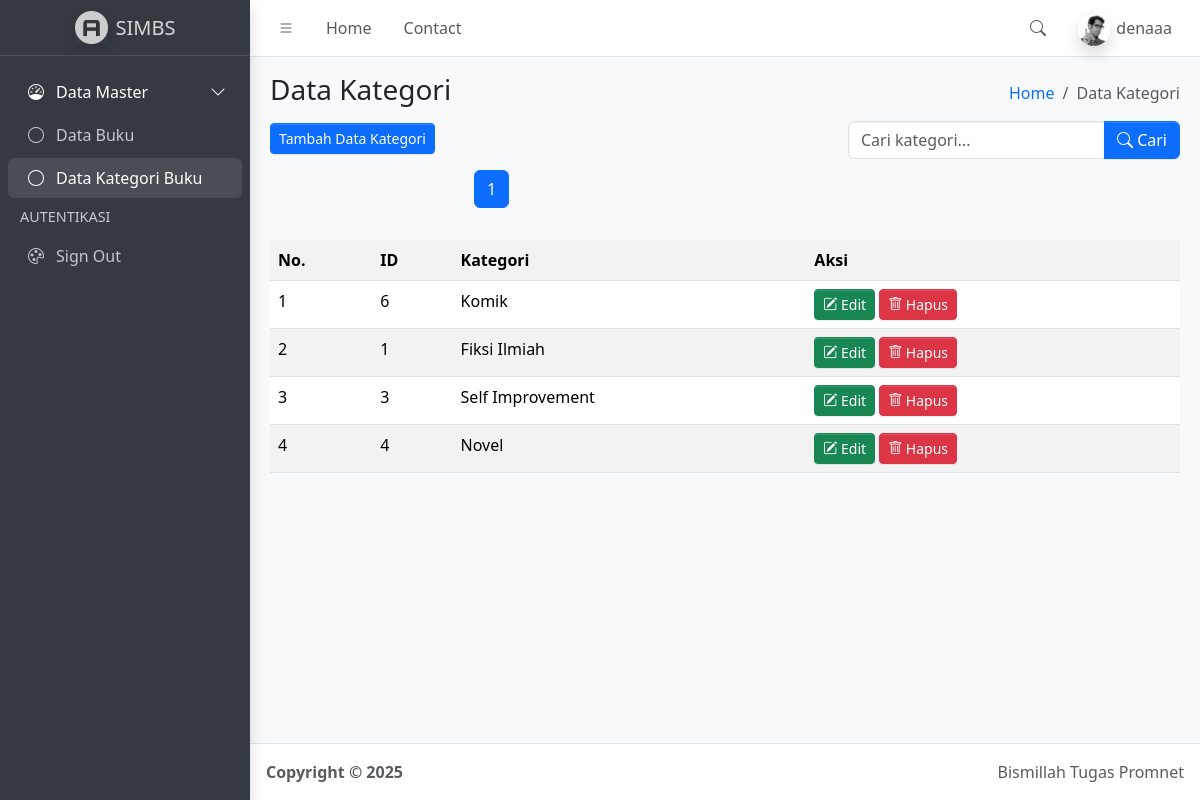
The app's page /kategori.php (signed in) with its own data.
### tables this page shows
CREATE TABLE `kategori` (
  `id` int(50) NOT NULL,
  `kategori` varchar(100) NOT NULL,
  `tanggal_input` timestamp NOT NULL DEFAULT current_timestamp()
);

### function.php (called while the page is built, shortened)
<?php
$conn = mysqli_connect("localhost", "root", "", "SIMBS");
function query($query)
{
    global $conn;
    $result = mysqli_query($conn, $query);
    $rows = [];
    while ($row = mysqli_fetch_assoc($result)) {
        $rows[] = $row;
    }
    return $rows;
}
?>

### kategori.php (the view, shortened to what this page needs)
<?php
require("function.php");
$jumlahDataPerHalaman = 5;
$halamanAktif = (isset($_GET["halaman"])) ? $_GET["halaman"] : 1;
$awalData = ($jumlahDataPerHalaman * $halamanAktif) - $jumlahDataPerHalaman;
if (isset($_GET['keyword']) && !empty($_GET['keyword'])) {
  $keyword = $_GET['keyword'];
  $queryStr = "SELECT * FROM kategori
                    WHERE
                    (kategori LIKE '%$keyword%' OR id LIKE '%$keyword%')
                    ORDER BY tanggal_input DESC";
  $kategori_all = query($queryStr);
  $jumlahData = count($kategori_all);
  $kategori = query($queryStr . " LIMIT $awalData, $jumlahDataPerHalaman");
} else {
  $jumlahData = count(query("SELECT * FROM kategori"));
  $kategori = query("SELECT * FROM kategori ORDER BY tanggal_input DESC LIMIT $awalData, $jumlahDataPerHalaman");
}
$jumlahHalaman = ceil($jumlahData / $jumlahDataPerHalaman);
?>
<!doctype html>
<html lang="en">
<head>
  <link rel="stylesheet" href="https://cdn.jsdelivr.net/npm/@fontsource/source-sans-3@5.0.12/index.css"
 media="print"
    onload="this.media='all'" />
  <link rel="stylesheet" href="https://cdn.jsdelivr.net/npm/overlayscrollbars@2.11.0/styles/overlayscrollbars.min.css"
 />
  <link rel="stylesheet" href="https://cdn.jsdelivr.net/npm/bootstrap-icons@1.13.1/font/bootstrap-icons.min.css"
 />
  <link rel="stylesheet" href="dist/css/adminlte.min.css" />
  <link rel="stylesheet" href="https://cdn.jsdelivr.net/npm/apexcharts@3.37.1/dist/apexcharts.css"
 />
  <link rel="stylesheet" href="https://cdn.jsdelivr.net/npm/jsvectormap@1.5.3/dist/css/jsvectormap.min.css"
 />
</head>
<body class="layout-fixed sidebar-expand-lg bg-body-tertiary">
  <div class="app-wrapper">
    <nav class="app-header navbar navbar-expand bg-body">
      <div class="container-fluid">
        <ul class="navbar-nav">
          <li class="nav-item">
            <a class="nav-link" data-lte-toggle="sidebar" href="#" role="button">
              <i class="bi bi-list"></i>
            </a>
          </li>
          <li class="nav-item d-none d-md-block">
            <a href="#" class="nav-link">Home</a>
          </li>
          <li class="nav-item d-none d-md-block">
            <a href="#" class="nav-link">Contact</a>
          </li>
        </ul>
        <ul class="navbar-nav ms-auto">
          <li class="nav-item">
            <a class="nav-link" data-widget="navbar-search" href="#" role="button">
              <i class="bi bi-search"></i>
            </a>
          </li>
          <li class="nav-item dropdown user-menu">
            <a href="#" class="nav-link dropdown-toggle" data-bs-toggle="dropdown">
              <img src="dist/assets/img/user2-160x160.jpg" class="user-image rounded-circle shadow" alt="User Image" />
              <span class="d-none d-md-inline"><?= $_SESSION['username']; ?>
              </span>
            </a>
          </li>
        </ul>
      </div>
    </nav>
    <aside class="app-sidebar bg-body-secondary shadow" data-bs-theme="dark">
      <div class="sidebar-brand">
        <a href="index.php" class="brand-link">
          <img src="dist/assets/img/AdminLTELogo.png" alt="AdminLTE Logo" class="brand-image opacity-75 shadow" />
          <span class="brand-text fw-light"> SIMBS</span>
        </a>
      </div>
      <div class="sidebar-wrapper">
        <nav class="mt-2">
          <ul class="nav sidebar-menu flex-column" data-lte-toggle="treeview" role="navigation"
            aria-label="Main navigation" data-accordion="false" id="navigation">
            <li class="nav-item menu-open">
              <a href="#" class="nav-link active">
                <i class="nav-icon bi bi-speedometer"></i>
                <p>
                  Data Master
                </p>
              </a>
              <ul class="nav nav-treeview">
                <li class="nav-item">
                  <a href="index.php" class="nav-link">
                    <i class="nav-icon bi bi-circle"></i>
                    <p>Data Buku </p>
                  </a>
                </li>
                <li class="nav-item">
                  <a href="kategori.php" class="nav-link active">
                    <i class="nav-icon bi bi-circle"></i>
                    <p>Data Kategori Buku</p>
                  </a>
                </li>
              </ul>
            </li>
            <li class="nav-header">AUTENTIKASI</li>
            <li class="nav-item">
              <a href="logout.php" class="nav-link">
                <i class="nav-icon bi bi-palette"></i>
                <p>Sign Out</p>
              </a>
            </li>
          </ul>
        </nav>
      </div>
    </aside>
    <main class="app-main">
      <div class="app-content-header">
        <div class="container-fluid">
          <div class="row">
            <div class="col-sm-6">
              <h3 class="mb-3">Data Kategori</h3>
              <a href="tambah_kategori.php">
                <button class="btn-sm btn btn-primary">Tambah Data Kategori</button>
              </a>
              <nav aria-label="Page navigation example">
                <nav class="d-flex justify-content-center mt-3">
                  <ul class="pagination">
                    <?php for ($i = 1; $i <= $jumlahHalaman; $i++): ?>
                        <?php if ($i == $halamanAktif): ?>
                            <li class="page-item active">
                              <a class="page-link" href="?halaman=<?= $i; ?>"><?= $i; ?></a>
                            </li>
                        <?php else: ?>
                            <li class="page-item">
                              <a class="page-link" href="?halaman=<?= $i; ?>"><?= $i; ?></a>
                            </li>
                        <?php endif; ?>
                    <?php endfor; ?>
                  </ul>
                </nav>
            </div>
            <div class="col-sm-6 d-flex flex-column align-items-end">
              <ol class="breadcrumb">
                <li class="breadcrumb-item"><a href="#">Home</a></li>
                <li class="breadcrumb-item active" aria-current="page">Data Kategori</li>
              </ol>
              <form class="mt-2" method="GET">
                <div class="input-group">
                  <input type="text" class="form-control" name="keyword" placeholder="Cari kategori...">
                  <button class="btn btn-primary" type="submit">
                    <i class="bi bi-search"></i> Cari
                  </button>
                </div>
              </form>
            </div>
          </div>
        </div>
      </div>
      <div class="app-content">
        <div class="container-fluid">
          <div class="row">
            <div class="col">
              <table class="table table-striped table-hover">
                <tr>
                  <th>No.</th>
                  <th>ID</th>
                  <th>Kategori</th>
                  <th>Aksi</th>
                </tr>
                <?php $no = 1 ?>
                <?php foreach ($kategori as $data): ?>
                    <tr>
                      <td> <?= $no ?> </td>
                      <td> <?= $data['id'] ?> </td>
                      <td> <?= $data['kategori'] ?> </td>
                      <td>
                        <a href="ubah_kategori.php?id=<?= $data['id']; ?>" class="btn btn-sm btn-success"><i class="bi bi-pencil-square"></i> Edit</a>
                        <a href="hapus_kategori.php?id=<?= $data['id']; ?>" onclick="return confirm('yakin?');" class="btn btn-sm btn-danger"><i class="bi bi-trash"></i> Hapus</a>
                      </td>
                    </tr>
                    <?php $no++; ?>
                <?php endforeach; ?>
              </table>
            </div>
          </div>
        </div>
      </div>
    </main>
    <footer class="app-footer">
      <div class="float-end d-none d-sm-inline">Bismillah Tugas Promnet</div>
      <strong>
        Copyright &copy; 2025&nbsp;
      </strong>
    </footer>
  </div>
</body>
</html>

### records on screen
kategori: id "6", kategori "Komik"
kategori: id "1", kategori "Fiksi Ilmiah"
kategori: id "3", kategori "Self Improvement"
kategori: id "4", kategori "Novel"

### other values on screen
$_SESSION['username'] "denaaa"
